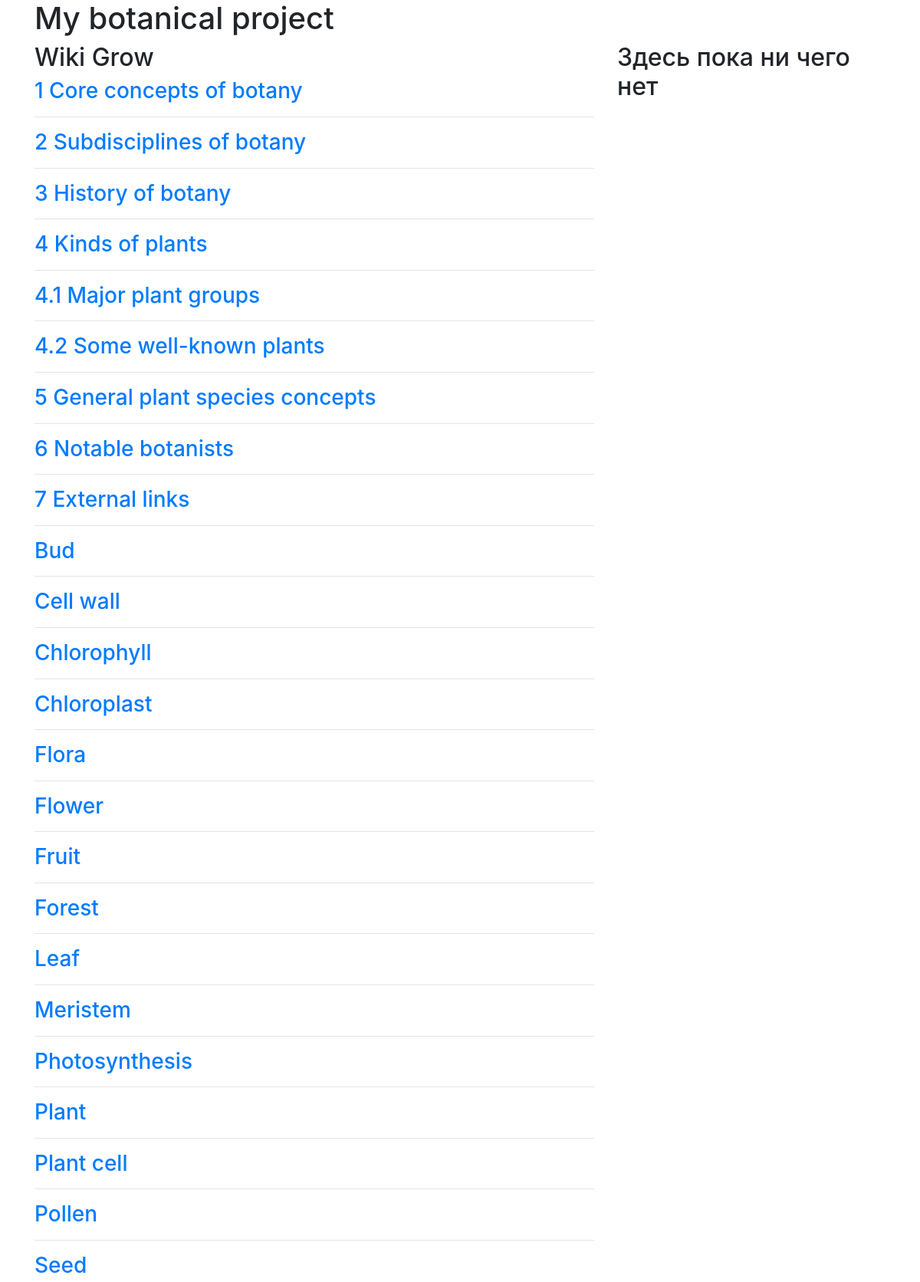
The page / (upper part) on the database its author committed.
### webapp/model.py (models this page shows, shortened)
class Manuals(db.Model):
    id = db.Column(db.Integer, primary_key=True)
    title = db.Column(db.String, nullable=False)
    url = db.Column(db.String, unique=True, nullable=False)
    text = db.Column(db.Text, nullable=True)

### webapp/__init__.py (the view)
    @app.route('/')
    def index():
        title = "My botanical project"
        manuals_list = Manuals.query.all()
        return render_template('index.html', page_title=title, manuals_list=manuals_list)

### webapp/templates/index.html (shortened to what this page needs)
<!doctype html>
<html lang="ru">
  <head>
    <link rel="stylesheet" href="https://cdn.jsdelivr.net/npm/bootstrap@4.0.0/dist/css/bootstrap.min.css">
  </head>
  <body>
    <div class="container">
    <h1>{{ page_title }}</h1>
    <div class="row">
        <div class="col-8">
            <h2>Wiki Grow</h2>
            {% for manuals in manuals_list %}
            <h3><a href="{{ manuals.url }}">{{ manuals.title }}</a></h3>
            <hr />
            {% endfor %}
        </div>
        <div class="col-4">
            <h2>Здесь пока ни чего нет</h2>
        </div>
    </div>
    </div>
  </body>
</html>

### rows shown on the page
Manuals: title "1 Core concepts of botany"
Manuals: title "2 Subdisciplines of botany"
Manuals: title "3 History of botany"
Manuals: title "4 Kinds of plants"
Manuals: title "4.1 Major plant groups"
Manuals: title "4.2 Some well-known plants"
Manuals: title "5 General plant species concepts"
Manuals: title "6 Notable botanists"
Manuals: title "7 External links"
Manuals: title "Bud"
Manuals: title "Cell wall"
Manuals: title "Chlorophyll"
Manuals: title "Chloroplast"
Manuals: title "Flora"
Manuals: title "Flower"
Manuals: title "Fruit"
Manuals: title "Forest"
Manuals: title "Leaf"
Manuals: title "Meristem"
Manuals: title "Photosynthesis"
Manuals: title "Plant"
Manuals: title "Plant cell"
Manuals: title "Pollen"
Manuals: title "Seed"

### other values the page prints
{{ page_title }} "My botanical project"
